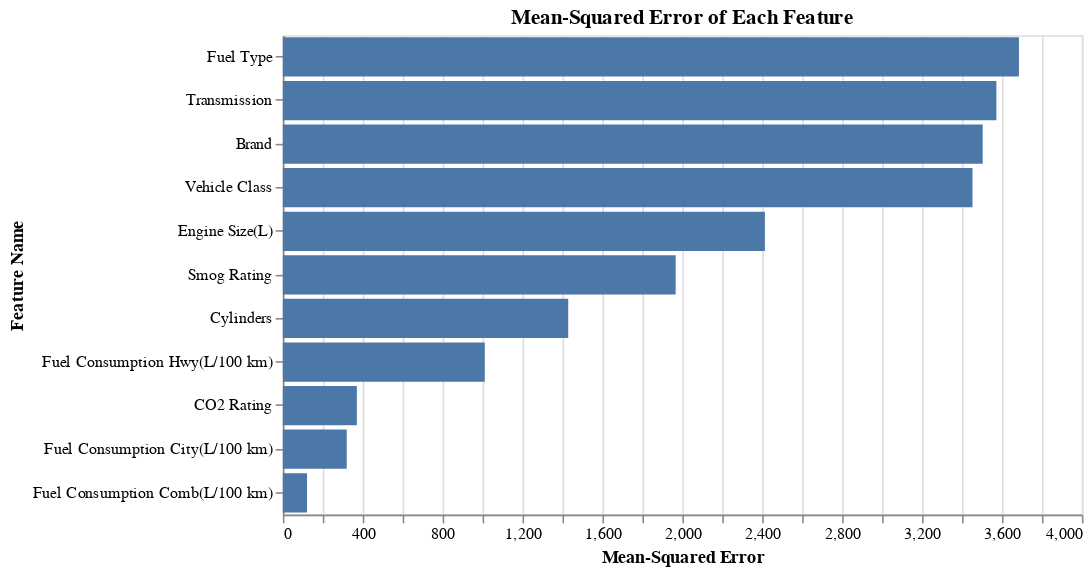

Here is the notebook cell this chart was saved with:
### Code cell
#  Put the calculated data in a dataframe for plotting
data_features = {'Feature Name': feature_list, 'Mean-Squared Error':
                 mean_squared_error_stat, 'R-squared Score':
                 r_squared_score_stat}
data_features = pd.DataFrame.from_dict(data_features)
display(data_features)

# plot the Mean-Squared Errors of each Features
alt.Chart(data_features).mark_bar().encode(
    x='Mean-Squared Error:Q',
    y=alt.Y('Feature Name:N', sort='-x')
).properties(
    title='Mean-Squared Error of Each Feature',
    width=500,
    height=300)

### Figure 1 — Vega-Lite specification as saved in the notebook (floating-point values rounded to 4 significant figures)
{"config": {"view": {"continuousWidth": 400, "continuousHeight": 300}}, "data": {"name": "data-386d640d640c1a077bb2407f73e11b6b"}, "mark": "bar", "encoding": {"x": {"type": "quantitative", "field": "Mean-Squared Error"}, "y": {"type": "nominal", "field": "Feature Name", "sort": "-x"}}, "height": 300, "title": "Mean-Squared Error of Each Feature", "width": 500, "$schema": "https://vega.github.io/schema/vega-lite/v4.8.1.json", "datasets": {"data-386d640d640c1a077bb2407f73e11b6b": [{"Feature Name": "Brand", "Mean-Squared Error": 3504.0, "R-squared Score": 0.2368}, {"Feature Name": "Vehicle Class", "Mean-Squared Error": 3453.0, "R-squared Score": 0.195}, {"Feature Name": "Engine Size(L)", "Mean-Squared Error": 2413.0, "R-squared Score": 0.3829}, {"Feature Name": "Cylinders", "Mean-Squared Error": 1429.0, "R-squared Score": 0.6902}, {"Feature Name": "Transmission", "Mean-Squared Error": 3572.0, "R-squared Score": 0.1882}, {"Feature Name": "Fuel Type", "Mean-Squared Error": 3685.0, "R-squared Score": 0.1434}, {"Feature Name": "Fuel Consumption City(L/100 km)", "Mean-Squared Error": 319.9, "R-squared Score": 0.9154}, {"Feature Name": "Fuel Consumption Hwy(L/100 km)", "Mean-Squared Error": 1011.0, "R-squared Score": 0.8051}, {"Feature Name": "Fuel Consumption Comb(L/100 km)", "Mean-Squared Error": 120.9, "R-squared Score": 0.9618}, {"Feature Name": "CO2 Rating", "Mean-Squared Error": 370.5, "R-squared Score": 0.8919}, {"Feature Name": "Smog Rating", "Mean-Squared Error": 1967.0, "R-squared Score": 0.3472}]}}
